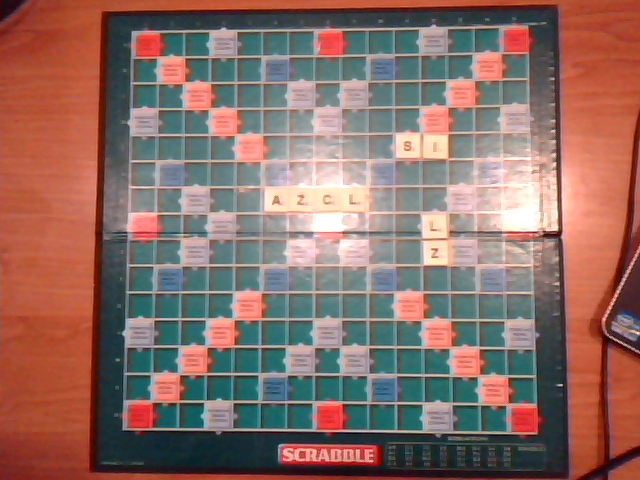
#> input picture CzekerEyes/opencv_frame_1.png, 640 x 480 px, given in place of board_frame_00.png, which was not available
$ python letters.py
#> lines starting #> are read from the running program, lines starting #| are printed output that depends on the picture; after the words box and inside, x2 and y2 are one past the last pixel; in counts of white or black regions, pixels touching at a corner belong together; pictures that were not available may be replaced by others from this repository, and a replacement may not be noted
from matplotlib import pyplot as plt
# from capture import plot_test_images
# from capture import show_webcam
from PIL import Image
import pytesseract
import cv2
import os
import json
import re
import math


# [49 lines left out: functions ich, tesseract_recognition, not called in this run]


def template_match_json(imgTmp, imgFin):
#> called with imgTmp = 'test_img/board_frame_00.png', imgFin = 'test_img/letters/opencv_frame_1.png'
    img = cv2.imread(imgTmp, 0)
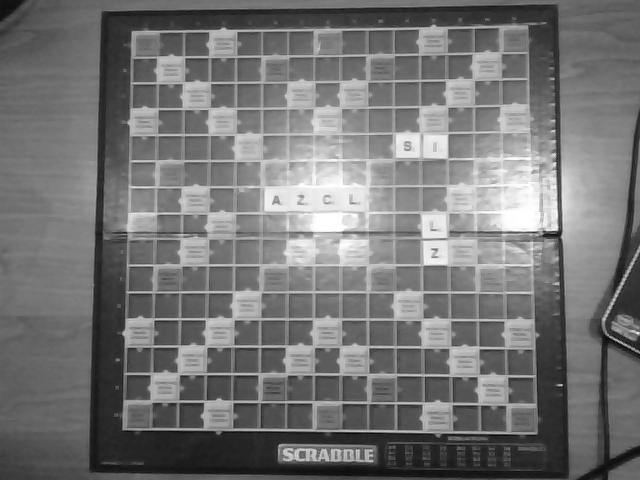
#> img: shape (480, 640); min 3, max 255, mean 117.2
    img2 = img.copy()
    template = cv2.imread(imgFin, 0)[25:148, 25:148]
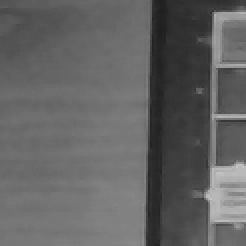
#> template: shape (123, 123) (shown 2 times larger); min 29, max 200, mean 98.7
    w, h = template.shape[::-1]
#> w = 123; h = 123

    methods = ['cv2.TM_CCOEFF', 'cv2.TM_CCOEFF_NORMED', 'cv2.TM_CCORR_NORMED', 'cv2.TM_SQDIFF', 'cv2.TM_SQDIFF_NORMED']
    # index = 1
    avg_top = [0, 0]
    avg_bottom = [0, 0]
    index = 1
    for meth in methods:

        img = img2.copy()
        method = eval(meth)

        res = cv2.matchTemplate(img, template, method)
        min_val, max_val, min_loc, max_loc = cv2.minMaxLoc(res)

        if method in [cv2.TM_SQDIFF, cv2.TM_SQDIFF_NORMED]:
            top_left = min_loc
        else:
            top_left = max_loc

        bottom_right = (top_left[0] + w, top_left[1] + h)

        avg_top[0] += top_left[0] * avg_met(index)
        avg_top[1] += top_left[1] * avg_met(index)

        avg_bottom[0] += bottom_right[0] * avg_met(index)
        avg_bottom[1] += bottom_right[1] * avg_met(index)
        index += 1
#> this loop made 5 passes
#> (min_val, max_val, min_loc, max_loc) on passes 1 to 5: (-8980071, 13897182, (494, 355), (25, 25)), (-0.529, 1, (495, 354), (25, 25)), (0.76, 1, (90, 350), (25, 25)), (32, 177994976, (25, 25), (255, 146)), (2.73e-07, 0.576, (25, 25), (253, 146))
#> pass 1, in template_match_json, `res = cv2.matchTemplate(img, template, method)`:
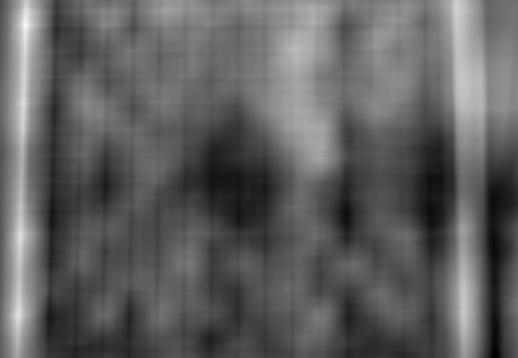
#> res: shape (358, 518) float32; min -8980071, max 13897182, mean -389847.8; drawn with min black and max white
#> pass 2, in template_match_json, `res = cv2.matchTemplate(img, template, method)`:
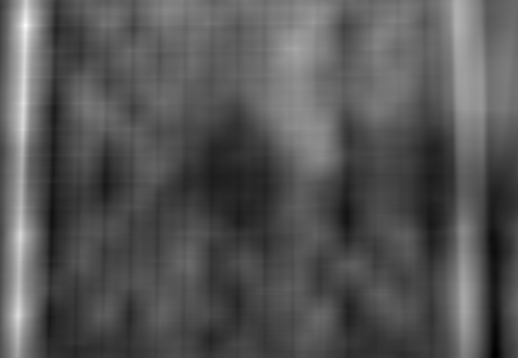
#> res: shape (358, 518) float32; min -0.529, max 1, mean -0.0133; drawn with min black and max white
#> pass 3, in template_match_json, `res = cv2.matchTemplate(img, template, method)`:
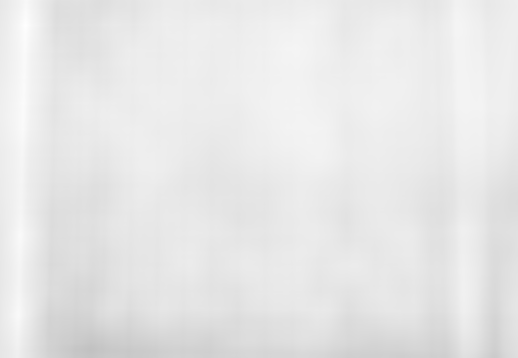
#> res: shape (358, 518) float32; min 0.76, max 1, mean 0.909
#> after the loop:
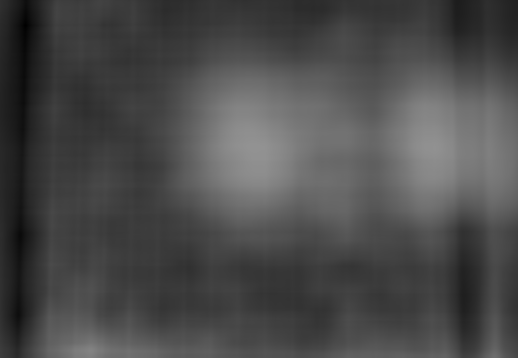
#> res: shape (358, 518) float32; min 2.73e-07, max 0.576, mean 0.295
#> after the loop, avg_bottom = [1924, 1924]; avg_top = [325, 325]; index = 6
        # [10 lines of commented-out code are left out]

    avg_top[0] = math.ceil(avg_top[0] / 13)
    avg_top[1] = math.ceil(avg_top[1] / 13)
    avg_bottom[0] = math.ceil(avg_bottom[0] / 13)
    avg_bottom[1] = math.ceil(avg_bottom[1] / 13)

    tup_top = tuple(avg_top)
#> tup_top = (25, 25)
    tup_bottom = tuple(avg_bottom)
#> tup_bottom = (148, 148)
    cv2.rectangle(img, tup_top, tup_bottom, color=255, thickness=70, )
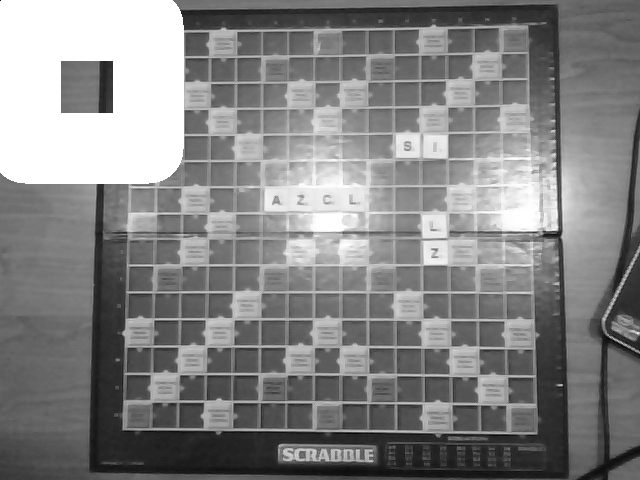
#> img: shape (480, 640); 9.98% of pixels changed, all inside (x1, y1, x2, y2) = (0, 0, 184, 184)
    plt.subplot(121), plt.imshow(template, cmap='gray')
    plt.title('What detection'), plt.xticks([]), plt.yticks([])
    plt.subplot(122), plt.imshow(img, cmap='gray')
    plt.title('Detected Point'), plt.xticks([]), plt.yticks([])
    plt.suptitle(meth)
    plt.show()
    return avg_top, avg_bottom


# [12 lines left out: function switch, not called in this run]


def avg_met(x):
    return {
        1: 1,
        2: 4,
        3: 4,
        4: 2,
        5: 2
    }.get(x, x)


# [140 lines left out: functions template_match, contures, not called in this run]


def create_json():
    files = []
    folder = "test_img/letters/"
    refrence = "test_img/board_frame_00.png"
    regex = re.compile(r'/\w+\.')
    for file in os.listdir(folder):
        files.append(folder + file)
    letters_json = {}
    for file in files:
        match = re.search(regex, file)
        if match:
            name = match.group(0)[1:-1]
        # else:
        # print("FUCK")
        tmp = template_match_json(refrence, file)
#> tmp = ([25, 25], [148, 148])
        letters_json[name] = tmp
    x = json.dumps(letters_json)
    f = open("letters.json", 'w')
    f.write(x)


# [13 lines left out: function matrix_match, not called in this run]


def main():
    # [13 lines of commented-out code are left out]
    create_json()


if __name__ == '__main__':
    main()

$ run again, on CzekerEyes/test_img/one_place.jpg
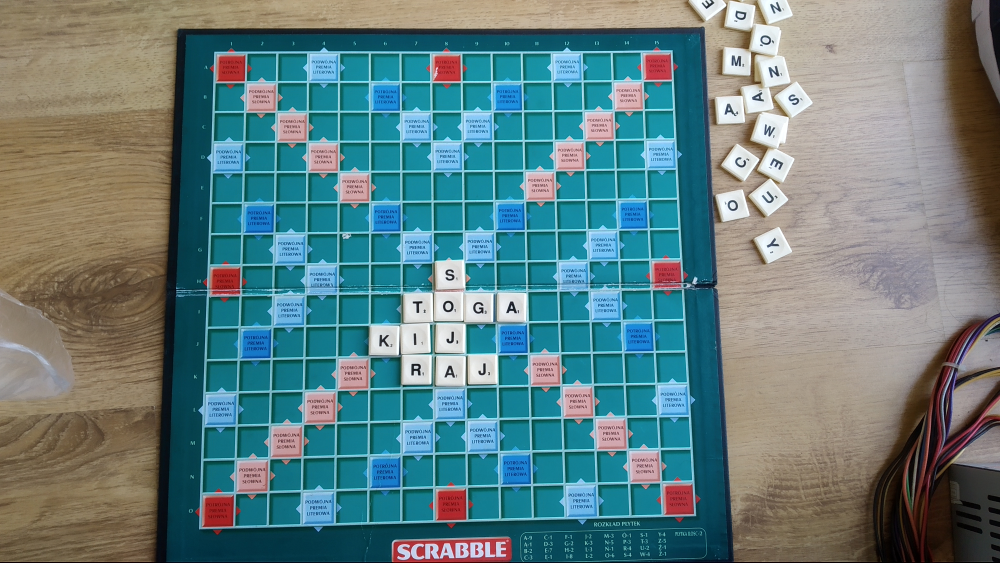
#> input picture CzekerEyes/test_img/one_place.jpg, 4000 x 2250 px, given in place of board_frame_00.png, which was not available (shown at 1/4 size)
#> the loop in template_match_json, `for meth in methods: ` made 5 passes
#> (min_val, max_val, min_loc, top_left, bottom_right) on passes 1 to 3: (-3167782, 2661283.5, (1606, 1501), (1607, 1117), (1730, 1240)), (-0.492, 1, (1509, 2066), (25, 25), (148, 148)), (0.678, 1, (3557, 2127), (25, 25), (148, 148))
#> after the loop in template_match_json, `for meth in methods:`:
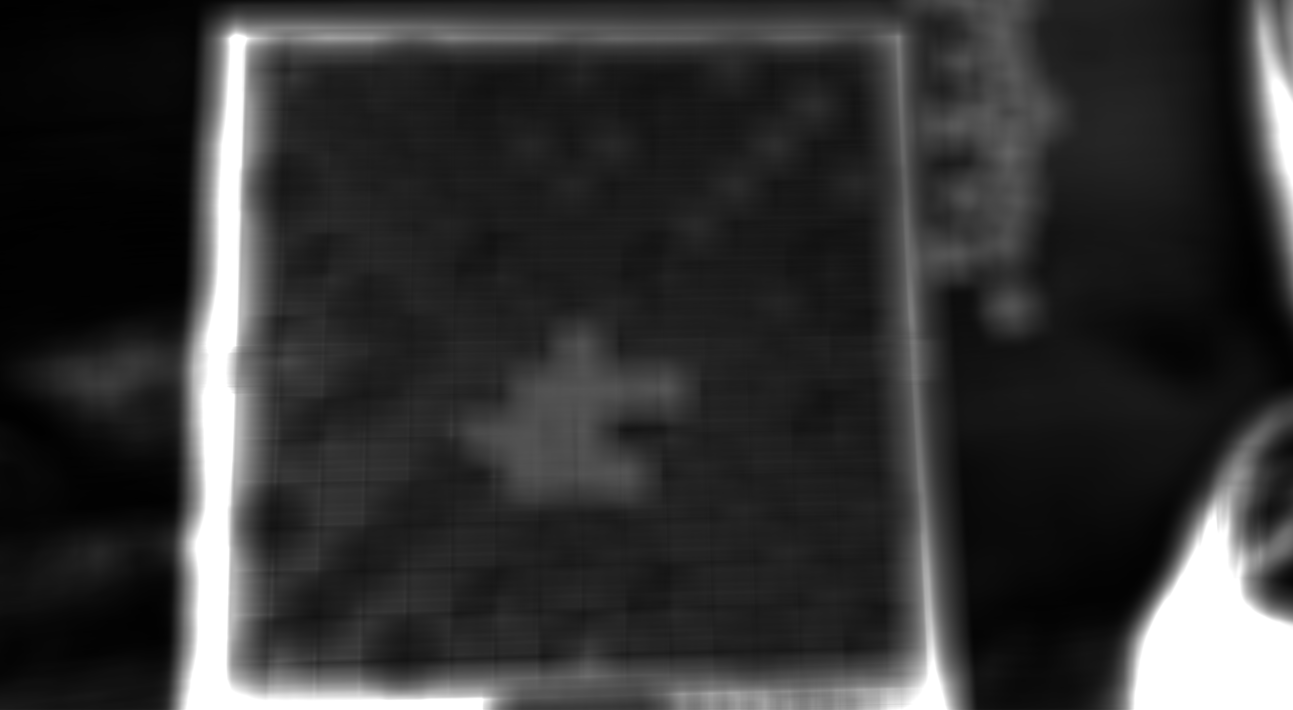
#> res: shape (2128, 3878) float32 (shown at 1/3 size); min 5.69e-08, max 1, mean 0.202
#> after the loop in template_match_json, `for meth in methods:`: avg_bottom = [3506, 3016]; avg_top = [1907, 1417]; index = 6
#> tup_top = (147, 109)
#> tup_bottom = (270, 232)
#> in template_match_json, `cv2.rectangle(img, tup_top, tup_bottom, color=255, thickness=70, )`:
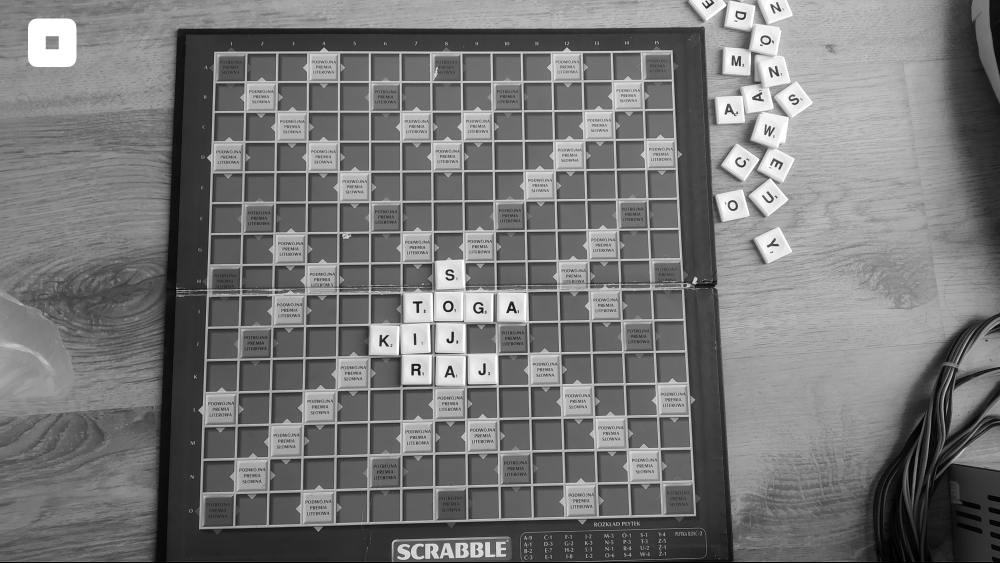
#> img: shape (2250, 4000) (shown at 1/4 size); min 0, max 255, mean 118.7
#> tmp = ([147, 109], [270, 232])
#> x = '{"one_place": [[147, 109], [270, 232]]}'
